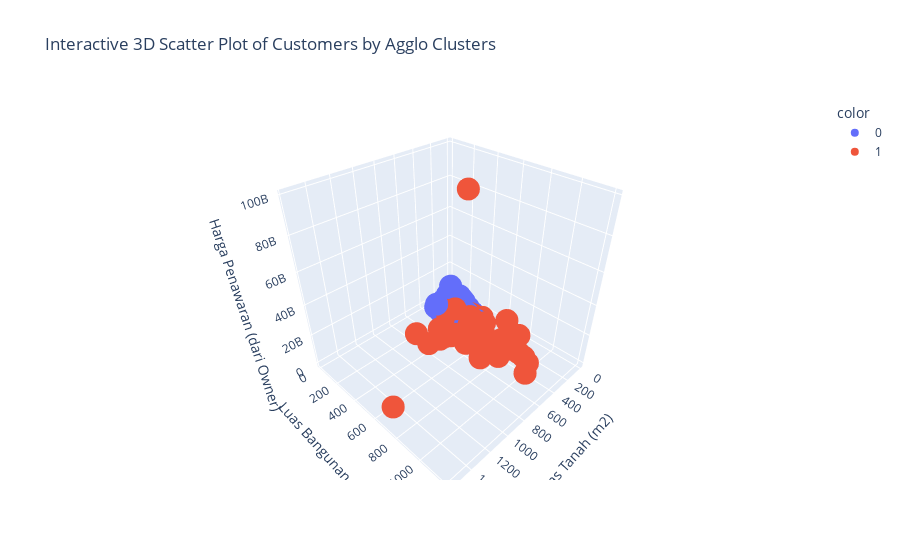

Here is the notebook cell this chart was saved with:
### Code cell
import plotly.express as px

# Define the columns for the 3D scatter plot
x_col = 'Luas Tanah (m2)'
y_col = 'Luas Bangunan (m2)'
z_col = 'Harga Penawaran (dari Owner)'

# Create an interactive 3D scatter plot using Plotly Express
fig = px.scatter_3d(df,
                    x=x_col,
                    y=y_col,
                    z=z_col,
                    color=df['Agglo'].astype(str), # Color points by Agglo cluster, explicitly as string for discrete colors
                    title='Interactive 3D Scatter Plot of Customers by Agglo Clusters')

fig.show()

### Figure 1 — Plotly figure (JSON) as saved in the notebook; plotly's stock layout.template omitted (floating-point values rounded to 4 significant figures; data arrays with more than 128 entries replaced by an {"elided": "..."} marker saying what was removed)
{"data": [{"hovertemplate": "color=0<br>Luas Tanah (m2)=%{x}<br>Luas Bangunan (m2)=%{y}<br>Harga Penawaran (dari Owner)=%{z}<extra></extra>", "legendgroup": "0", "marker": {"color": "#636efa", "symbol": "circle"}, "mode": "markers", "name": "0", "scene": "scene", "showlegend": true, "type": "scatter3d", "x": {"elided": "250 int values"}, "y": {"elided": "250 int values"}, "z": {"elided": "250 int values"}}, {"hovertemplate": "color=1<br>Luas Tanah (m2)=%{x}<br>Luas Bangunan (m2)=%{y}<br>Harga Penawaran (dari Owner)=%{z}<extra></extra>", "legendgroup": "1", "marker": {"color": "#EF553B", "symbol": "circle"}, "mode": "markers", "name": "1", "scene": "scene", "showlegend": true, "type": "scatter3d", "x": [350, 450, 420, 312, 352, 343, 522, 600, 660, 450, 845, 240, 279, 200, 425, 390, 616, 1561, 600, 792, 573, 390, 900, 364, 600, 495, 264, 375, 330, 240, 280, 420, 754, 942, 360, 330, 850, 864, 343, 600, 479, 450, 631, 450, 320, 450, 395, 500, 972, 942, 436, 240, 1000, 580, 594, 450, 678, 450], "y": [600, 530, 570, 500, 367, 601, 1000, 600, 550, 620, 1200, 350, 450, 485, 850, 500, 900, 750, 700, 509, 400, 920, 1100, 450, 700, 750, 360, 600, 550, 400, 425, 570, 530, 635, 500, 750, 450, 600, 601, 800, 600, 450, 631, 600, 445, 600, 400, 432, 440, 635, 659, 425, 1000, 1100, 1100, 650, 528, 650], "z": [5000000000, 10800000000, 4500000000, 5500000000, 8250000000, 12000000000, 18000000000, 99000000000, 12999999999, 15500000000, 39999990000, 2750000000, 3990000000, 5500000000, 8000000000, 13500000000, 13800000000, 14000000000, 16999999999, 19999999000, 20055000000, 20500000000, 58000000000, 9500000000, 16500000000, 5500000000, 5900000000, 5690000000, 7900000000, 5800000000, 4950000000, 4250000000, 14000000000, 25000000000, 10500000000, 6350000000, 8500000000, 28500000000, 12000000000, 16000000000, 8690000000, 3980000000, 9400000000, 7350000000, 8500000000, 14500000000, 4800000000, 20000000000, 20000000000, 25000000000, 6500000000, 6100000000, 35000000000, 19000000000, 12500000000, 13900000000, 11500000000, 15000000000]}], "layout": {"legend": {"title": {"text": "color"}, "tracegroupgap": 0}, "scene": {"domain": {"x": [0, 1], "y": [0, 1]}, "xaxis": {"title": {"text": "Luas Tanah (m2)"}}, "yaxis": {"title": {"text": "Luas Bangunan (m2)"}}, "zaxis": {"title": {"text": "Harga Penawaran (dari Owner)"}}}, "title": {"text": "Interactive 3D Scatter Plot of Customers by Agglo Clusters"}}}
